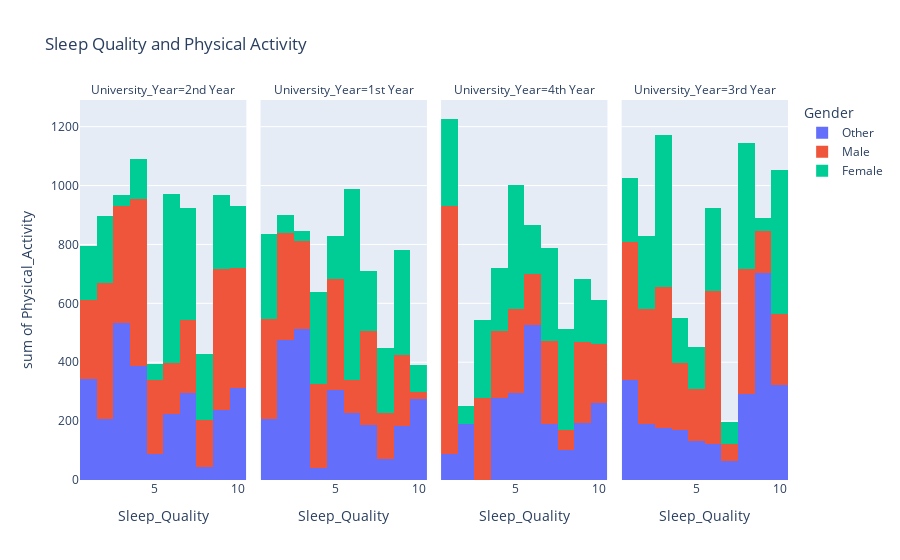

Notebook code for this chart:
### Markdown cell above
### Caffeine Intake Analysis by University Year and Gender:
1. **1st Year:**
   - **Male Students:** The average caffeine intake is 3 units, which is the highest among all years. This suggests that male students may be relying more on caffeine during their first year, possibly due to adjusting to university life, increased study demands, or irregular sleep patterns.
   - **Female Students:** The average caffeine intake is 2 units, which is lower than that of male students, indicating that female students may be less dependent on caffeine during their first year.

2. **2nd Year:**
   - **Male Students:** Caffeine intake drops to 2.5 units, suggesting a slight reduction in dependence on caffeine as they adjust to the university environment and potentially establish better study and sleep habits.
   - **Female Students:** Caffeine intake remains at 2 units, showing consistency in their caffeine consumption from the first year.

3. **3rd Year:**
   - **Male Students:** Caffeine intake further decreases to 2 units, indicating a continued trend of reduced reliance on caffeine. This could reflect a more balanced lifestyle, with students possibly learning to manage their time and stress better.
   - **Female Students:** Caffeine intake remains stable at 2 units, showing that female students maintain a lower level of caffeine consumption consistently across years.

4. **4th Year:**
   - **Male Students:** Caffeine intake remains at 2 units, consistent with the 3rd year, despite potential increases in academic pressure related to final projects or graduation preparation. This suggests that male students may have developed strategies to manage caffeine intake.
   - **Female Students:** Caffeine intake stays at 2 units, indicating that female students continue to consume less caffeine compared to males, even in their final year.

### Conclusion:
- **Male Students:** Show a clear decline in caffeine consumption as they progress through the university, with the highest intake in the first year and a steady decrease thereafter. This trend may reflect their adaptation to university life and the establishment of more sustainable sleep patterns over time.
- **Female Students:** Exhibit consistent caffeine consumption across all years, with a lower average intake than males. This consistency suggests that female students may have more stable sleep patterns and a lower dependence on caffeine throughout their university years.

### Code cell
fig = px.histogram(
    dfc,
    x=dfc['Sleep_Quality'],
    y=dfc['Physical_Activity'],
    color=dfc['Gender'],
    facet_col=dfc['University_Year'],
    title='Sleep Quality and Physical Activity'
    
)

fig.show()

### Figure 1 — Plotly figure (JSON) as saved in the notebook; plotly's stock layout.template omitted (floating-point values rounded to 4 significant figures)
{"data": [{"alignmentgroup": "True", "bingroup": "x", "histfunc": "sum", "hovertemplate": "Gender=Other<br>University_Year=2nd Year<br>Sleep_Quality=%{x}<br>sum of Physical_Activity=%{y}<extra></extra>", "legendgroup": "Other", "marker": {"color": "#636efa", "pattern": {"shape": ""}}, "name": "Other", "offsetgroup": "Other", "orientation": "v", "showlegend": true, "type": "histogram", "x": [10, 8, 7, 7, 9, 4, 4, 9, 3, 4, 10, 6, 5, 1, 3, 7, 10, 6, 1, 3, 7, 1, 1, 10, 6, 4, 4, 4, 3, 6, 1, 1, 10, 2, 9, 3, 2, 3, 1], "xaxis": "x", "y": [37, 44, 12, 101, 80, 24, 80, 95, 99, 4, 27, 16, 89, 9, 103, 64, 113, 95, 108, 111, 120, 42, 99, 113, 42, 87, 119, 74, 98, 70, 4, 20, 22, 113, 62, 68, 94, 53, 60], "yaxis": "y"}, {"alignmentgroup": "True", "bingroup": "x", "histfunc": "sum", "hovertemplate": "Gender=Other<br>University_Year=1st Year<br>Sleep_Quality=%{x}<br>sum of Physical_Activity=%{y}<extra></extra>", "legendgroup": "Other", "marker": {"color": "#636efa", "pattern": {"shape": ""}}, "name": "Other", "offsetgroup": "Other", "orientation": "v", "showlegend": false, "type": "histogram", "x": [9, 8, 2, 6, 4, 2, 7, 1, 3, 5, 6, 7, 10, 3, 3, 9, 2, 3, 10, 1, 5, 8, 2, 3, 5, 2, 5, 3, 10, 7, 2, 3, 8, 6, 3, 9, 2, 6], "xaxis": "x2", "y": [96, 52, 85, 13, 42, 99, 46, 117, 6, 96, 58, 89, 76, 49, 60, 5, 80, 107, 98, 89, 88, 18, 86, 114, 80, 85, 43, 9, 102, 52, 40, 60, 3, 119, 108, 84, 2, 37], "yaxis": "y2"}, {"alignmentgroup": "True", "bingroup": "x", "histfunc": "sum", "hovertemplate": "Gender=Other<br>University_Year=4th Year<br>Sleep_Quality=%{x}<br>sum of Physical_Activity=%{y}<extra></extra>", "legendgroup": "Other", "marker": {"color": "#636efa", "pattern": {"shape": ""}}, "name": "Other", "offsetgroup": "Other", "orientation": "v", "showlegend": false, "type": "histogram", "x": [9, 4, 5, 10, 8, 5, 4, 7, 10, 10, 6, 5, 9, 4, 1, 4, 2, 9, 6, 6, 7, 9, 1, 4, 6, 6, 10, 7, 6, 10, 9, 2], "xaxis": "x3", "y": [55, 53, 99, 36, 103, 93, 95, 27, 83, 56, 27, 104, 26, 5, 61, 93, 107, 15, 110, 87, 103, 47, 26, 33, 119, 92, 50, 59, 92, 36, 52, 83], "yaxis": "y3"}, {"alignmentgroup": "True", "bingroup": "x", "histfunc": "sum", "hovertemplate": "Gender=Other<br>University_Year=3rd Year<br>Sleep_Quality=%{x}<br>sum of Physical_Activity=%{y}<extra></extra>", "legendgroup": "Other", "marker": {"color": "#636efa", "pattern": {"shape": ""}}, "name": "Other", "offsetgroup": "Other", "orientation": "v", "showlegend": false, "type": "histogram", "x": [6, 1, 10, 2, 9, 1, 9, 8, 3, 5, 9, 1, 1, 4, 10, 3, 9, 5, 9, 9, 10, 9, 8, 2, 7, 4, 8, 4, 10, 9, 6, 1, 9, 1, 8, 2, 2, 3, 7], "xaxis": "x4", "y": [8, 6, 17, 27, 69, 98, 56, 83, 41, 58, 115, 31, 74, 25, 106, 46, 61, 76, 94, 100, 101, 12, 38, 36, 31, 112, 66, 34, 98, 81, 115, 104, 114, 27, 105, 59, 69, 91, 35], "yaxis": "y4"}, {"alignmentgroup": "True", "bingroup": "x", "histfunc": "sum", "hovertemplate": "Gender=Male<br>University_Year=2nd Year<br>Sleep_Quality=%{x}<br>sum of Physical_Activity=%{y}<extra></extra>", "legendgroup": "Male", "marker": {"color": "#EF553B", "pattern": {"shape": ""}}, "name": "Male", "offsetgroup": "Male", "orientation": "v", "showlegend": true, "type": "histogram", "x": [4, 9, 2, 3, 1, 3, 8, 4, 2, 7, 2, 5, 5, 2, 7, 9, 4, 1, 10, 2, 1, 9, 10, 8, 1, 9, 4, 2, 8, 10, 6, 10, 2, 6, 3, 9, 5, 7, 10, 1, 7, 3, 9, 3, 2, 1, 5, 7, 9, 9, 3, 4, 4, 4], "xaxis": "x", "y": [108, 27, 43, 110, 59, 64, 33, 116, 32, 42, 110, 71, 70, 52, 48, 4, 53, 32, 37, 37, 73, 45, 106, 69, 40, 67, 55, 3, 58, 118, 73, 35, 71, 100, 53, 88, 92, 19, 113, 57, 25, 108, 86, 3, 115, 7, 18, 111, 48, 115, 61, 85, 110, 40], "yaxis": "y"}, {"alignmentgroup": "True", "bingroup": "x", "histfunc": "sum", "hovertemplate": "Gender=Male<br>University_Year=1st Year<br>Sleep_Quality=%{x}<br>sum of Physical_Activity=%{y}<extra></extra>", "legendgroup": "Male", "marker": {"color": "#EF553B", "pattern": {"shape": ""}}, "name": "Male", "offsetgroup": "Male", "orientation": "v", "showlegend": false, "type": "histogram", "x": [2, 4, 6, 3, 7, 5, 2, 4, 9, 2, 9, 1, 7, 9, 1, 4, 10, 6, 4, 1, 2, 3, 9, 9, 2, 7, 8, 6, 5, 2, 7, 5, 1, 3, 3, 5, 7, 6, 1, 10, 8, 7, 1, 7], "xaxis": "x2", "y": [74, 117, 9, 91, 24, 85, 97, 76, 74, 104, 24, 44, 82, 71, 85, 81, 2, 43, 10, 10, 17, 33, 7, 64, 58, 41, 84, 21, 107, 12, 44, 118, 112, 92, 83, 64, 40, 40, 67, 20, 70, 66, 23, 22], "yaxis": "y2"}, {"alignmentgroup": "True", "bingroup": "x", "histfunc": "sum", "hovertemplate": "Gender=Male<br>University_Year=4th Year<br>Sleep_Quality=%{x}<br>sum of Physical_Activity=%{y}<extra></extra>", "legendgroup": "Male", "marker": {"color": "#EF553B", "pattern": {"shape": ""}}, "name": "Male", "offsetgroup": "Male", "orientation": "v", "showlegend": false, "type": "histogram", "x": [5, 3, 1, 4, 5, 1, 4, 1, 8, 3, 3, 7, 1, 3, 6, 8, 9, 10, 6, 1, 6, 4, 10, 9, 1, 10, 1, 5, 1, 9, 7, 3, 1, 7, 5, 1, 7, 1, 1, 9], "xaxis": "x3", "y": [53, 85, 103, 53, 20, 53, 101, 27, 52, 5, 6, 76, 119, 104, 8, 14, 107, 94, 113, 83, 51, 74, 92, 49, 117, 16, 95, 93, 41, 83, 0, 77, 111, 109, 120, 67, 98, 0, 26, 33], "yaxis": "y3"}, {"alignmentgroup": "True", "bingroup": "x", "histfunc": "sum", "hovertemplate": "Gender=Male<br>University_Year=3rd Year<br>Sleep_Quality=%{x}<br>sum of Physical_Activity=%{y}<extra></extra>", "legendgroup": "Male", "marker": {"color": "#EF553B", "pattern": {"shape": ""}}, "name": "Male", "offsetgroup": "Male", "orientation": "v", "showlegend": false, "type": "histogram", "x": [8, 7, 1, 3, 8, 3, 2, 8, 1, 8, 6, 10, 2, 4, 2, 6, 9, 5, 8, 6, 3, 6, 10, 2, 10, 8, 6, 3, 1, 5, 4, 8, 1, 6, 7, 2, 10, 4, 10, 3, 6, 9, 10, 1, 5, 3, 10, 1], "xaxis": "x4", "y": [46, 52, 115, 89, 79, 116, 99, 72, 86, 3, 43, 31, 105, 51, 30, 112, 104, 14, 45, 68, 94, 7, 27, 47, 5, 65, 105, 65, 90, 120, 99, 114, 77, 67, 4, 108, 10, 75, 18, 46, 118, 39, 83, 14, 40, 67, 68, 86], "yaxis": "y4"}, {"alignmentgroup": "True", "bingroup": "x", "histfunc": "sum", "hovertemplate": "Gender=Female<br>University_Year=2nd Year<br>Sleep_Quality=%{x}<br>sum of Physical_Activity=%{y}<extra></extra>", "legendgroup": "Female", "marker": {"color": "#00cc96", "pattern": {"shape": ""}}, "name": "Female", "offsetgroup": "Female", "orientation": "v", "showlegend": true, "type": "histogram", "x": [6, 5, 9, 1, 5, 1, 7, 10, 6, 3, 8, 4, 1, 2, 9, 4, 7, 8, 2, 6, 6, 10, 5, 7, 6, 7, 2, 6, 10, 9, 7, 6, 7, 9, 9, 1, 8, 2], "xaxis": "x", "y": [99, 33, 9, 1, 2, 16, 11, 28, 104, 36, 54, 50, 103, 66, 28, 86, 89, 55, 67, 74, 46, 97, 20, 77, 32, 58, 81, 106, 83, 100, 89, 115, 58, 92, 23, 66, 114, 12], "yaxis": "y"}, {"alignmentgroup": "True", "bingroup": "x", "histfunc": "sum", "hovertemplate": "Gender=Female<br>University_Year=1st Year<br>Sleep_Quality=%{x}<br>sum of Physical_Activity=%{y}<extra></extra>", "legendgroup": "Female", "marker": {"color": "#00cc96", "pattern": {"shape": ""}}, "name": "Female", "offsetgroup": "Female", "orientation": "v", "showlegend": false, "type": "histogram", "x": [7, 6, 10, 6, 6, 1, 9, 9, 1, 1, 3, 2, 9, 6, 6, 5, 7, 1, 3, 4, 2, 4, 7, 4, 6, 5, 9, 6, 9, 5, 5, 1, 8, 10, 6, 6, 9, 8, 9, 4, 4, 6, 10], "xaxis": "x2", "y": [86, 108, 2, 106, 73, 45, 23, 99, 101, 53, 23, 15, 75, 88, 28, 97, 3, 21, 10, 53, 45, 28, 116, 92, 27, 26, 44, 90, 19, 9, 16, 68, 102, 45, 23, 56, 56, 120, 39, 102, 37, 50, 46], "yaxis": "y2"}, {"alignmentgroup": "True", "bingroup": "x", "histfunc": "sum", "hovertemplate": "Gender=Female<br>University_Year=4th Year<br>Sleep_Quality=%{x}<br>sum of Physical_Activity=%{y}<extra></extra>", "legendgroup": "Female", "marker": {"color": "#00cc96", "pattern": {"shape": ""}}, "name": "Female", "offsetgroup": "Female", "orientation": "v", "showlegend": false, "type": "histogram", "x": [8, 1, 9, 1, 4, 6, 5, 1, 9, 10, 9, 3, 4, 1, 8, 5, 4, 3, 8, 1, 7, 2, 4, 6, 7, 5, 10, 5, 8, 2, 5, 3, 7, 8, 8, 3, 5, 5, 6, 3], "xaxis": "x3", "y": [7, 107, 64, 12, 34, 57, 7, 78, 49, 58, 101, 25, 12, 93, 63, 61, 75, 97, 79, 7, 93, 42, 91, 54, 116, 93, 90, 17, 64, 21, 97, 55, 108, 25, 105, 14, 110, 35, 56, 75], "yaxis": "y3"}, {"alignmentgroup": "True", "bingroup": "x", "histfunc": "sum", "hovertemplate": "Gender=Female<br>University_Year=3rd Year<br>Sleep_Quality=%{x}<br>sum of Physical_Activity=%{y}<extra></extra>", "legendgroup": "Female", "marker": {"color": "#00cc96", "pattern": {"shape": ""}}, "name": "Female", "offsetgroup": "Female", "orientation": "v", "showlegend": false, "type": "histogram", "x": [5, 7, 10, 6, 3, 4, 10, 1, 1, 10, 6, 5, 8, 7, 9, 3, 8, 2, 8, 6, 3, 4, 2, 4, 3, 7, 6, 8, 2, 1, 10, 3, 10, 10, 1, 2, 3, 10, 1, 10, 3, 3, 8, 6, 8], "xaxis": "x4", "y": [87, 35, 43, 20, 48, 24, 118, 26, 46, 6, 57, 56, 11, 15, 44, 103, 118, 95, 110, 87, 59, 56, 119, 74, 54, 25, 107, 85, 8, 92, 66, 8, 0, 70, 16, 25, 108, 90, 39, 97, 86, 52, 100, 9, 6], "yaxis": "y4"}], "layout": {"annotations": [{"font": {}, "showarrow": false, "text": "University_Year=2nd Year", "x": 0.1175, "xanchor": "center", "xref": "paper", "y": 1, "yanchor": "bottom", "yref": "paper"}, {"font": {}, "showarrow": false, "text": "University_Year=1st Year", "x": 0.3725, "xanchor": "center", "xref": "paper", "y": 1, "yanchor": "bottom", "yref": "paper"}, {"font": {}, "showarrow": false, "text": "University_Year=4th Year", "x": 0.6275, "xanchor": "center", "xref": "paper", "y": 1, "yanchor": "bottom", "yref": "paper"}, {"font": {}, "showarrow": false, "text": "University_Year=3rd Year", "x": 0.8825, "xanchor": "center", "xref": "paper", "y": 1, "yanchor": "bottom", "yref": "paper"}], "autosize": true, "barmode": "relative", "legend": {"title": {"text": "Gender"}, "tracegroupgap": 0}, "title": {"text": "Sleep Quality and Physical Activity"}, "xaxis": {"anchor": "y", "autorange": true, "domain": [0, 0.235], "range": [0.5, 10.5], "title": {"text": "Sleep_Quality"}, "type": "linear"}, "xaxis2": {"anchor": "y2", "autorange": true, "domain": [0.255, 0.49], "matches": "x", "range": [0.5, 10.5], "title": {"text": "Sleep_Quality"}, "type": "linear"}, "xaxis3": {"anchor": "y3", "autorange": true, "domain": [0.51, 0.745], "matches": "x", "range": [0.5, 10.5], "title": {"text": "Sleep_Quality"}, "type": "linear"}, "xaxis4": {"anchor": "y4", "autorange": true, "domain": [0.765, 1.0], "matches": "x", "range": [0.5, 10.5], "title": {"text": "Sleep_Quality"}, "type": "linear"}, "yaxis": {"anchor": "x", "autorange": true, "domain": [0, 1], "range": [0, 1291.0], "title": {"text": "sum of Physical_Activity"}, "type": "linear"}, "yaxis2": {"anchor": "x2", "autorange": true, "domain": [0, 1], "matches": "y", "range": [0, 1291.0], "showticklabels": false, "type": "linear"}, "yaxis3": {"anchor": "x3", "autorange": true, "domain": [0, 1], "matches": "y", "range": [0, 1291.0], "showticklabels": false, "type": "linear"}, "yaxis4": {"anchor": "x4", "autorange": true, "domain": [0, 1], "matches": "y", "range": [0, 1291.0], "showticklabels": false, "type": "linear"}}}
